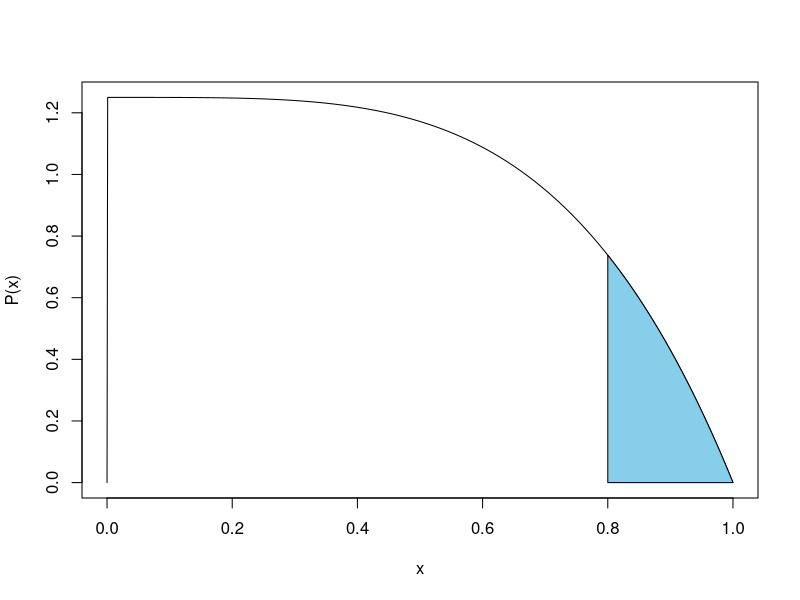
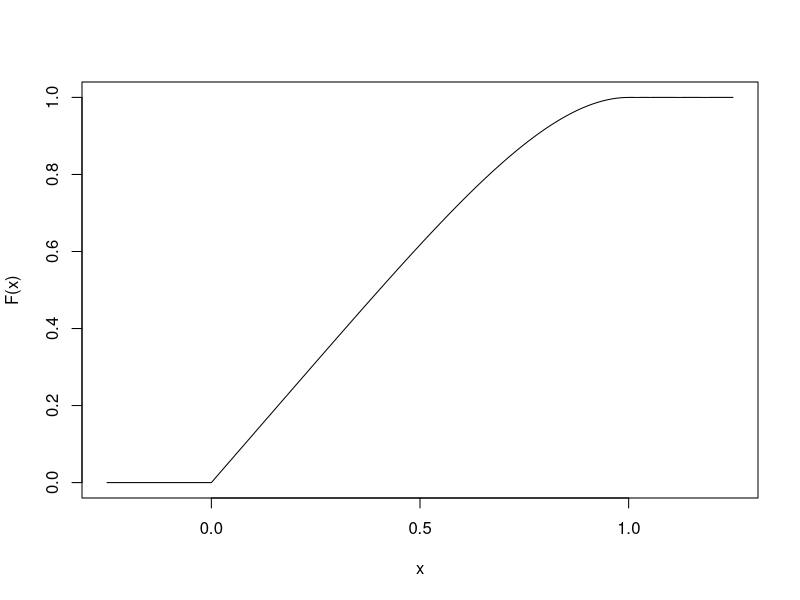
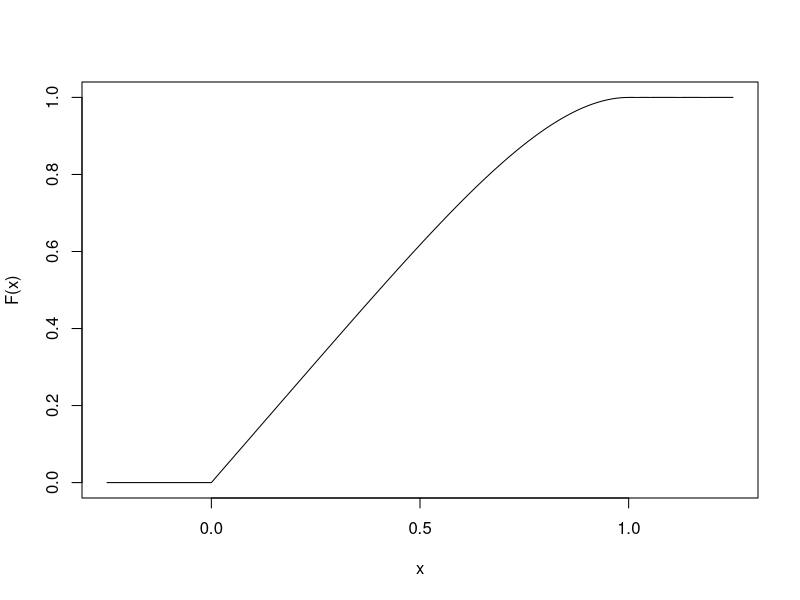
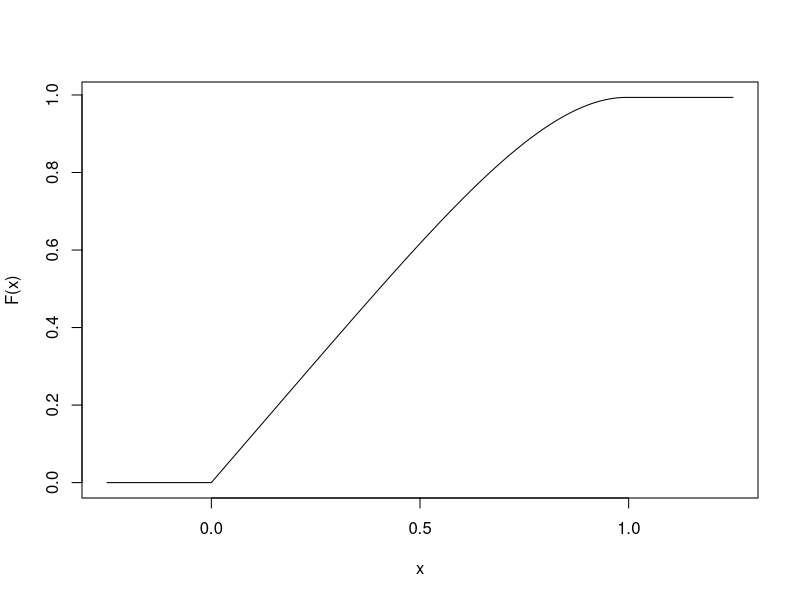
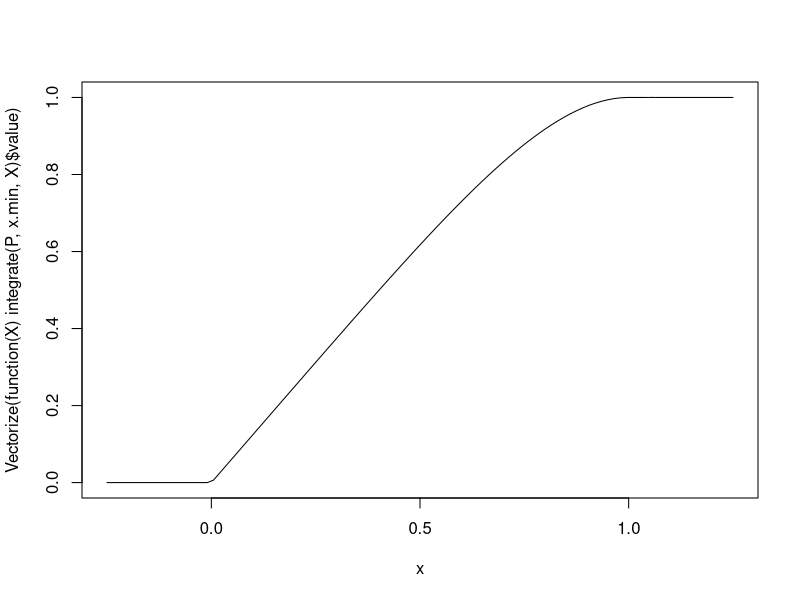

Generate these figures, in order, with R:
## ---- chunk 1
require(dplyr)
outcome1<-9:11
outcome2<-19:21
probspace<-expand.grid(o1=outcome1,o2=outcome2) %>%
  mutate(x=o1+o2,P=1/(length(outcome1)*length(outcome2))) %>% 
  group_by(x) %>%
  summarize(P=sum(P))
probspace
## ---- chunk 2
require(dplyr)
y<-c(0:5)
P<-c(.09,.22,.26,.20,.12,.11)
probspace<-data.frame(y,P)
probspace
## ---- chunk 3
df<-data.frame(lifetime=c("[0-100]","(100-500]","(500-inf]"),P=c(.1,.5,.4))
df
.1+.5
## ---- chunk 4
P<-function(x) {
  ifelse (x > 0 & x < 1,
    1.25 * (1-x**4),
    0.0)
}
curve(P, 0,1,n=1000)
x.min <- 0.8
x.max <- 1.0
resolution <- 0.01
cord.x <- c(x.min,seq(x.min,x.max,resolution),x.max) 
cord.y <- c(0,P(seq(x.min,x.max,resolution)),0) 
polygon(cord.x,cord.y,col='skyblue')
integrate(P,0.8,Inf)
## ---- chunk 5
x.min<- -0.25
x.max<- 1.25
resolution<- 0.01
xlist<-seq(x.min,x.max,resolution)
ylist<-numeric()
for (x in xlist) {
  ylist<-append(ylist,integrate(P,x.min,x)$value)
}
plot(xlist,ylist,type="l",xlab = "x",ylab="F(x)")
## ---- chunk 6
df<-data.frame(xlist,ylist)
plot(df,type="l",xlab = "x",ylab="F(x)")
## ---- chunk 7
ylist<-cumsum(P(seq(x.min,x.max,by=resolution))*resolution )
df<-data.frame(xlist,ylist)
plot(df,type="l",xlab = "x",ylab="F(x)")
## ---- chunk 8
plot(Vectorize(function(X)integrate(P,x.min,X)$value),x.min,x.max)
## ---- chunk 9
xP<-function(x){
  x*P(x)
}
mux<-integrate(xP,-Inf,Inf)$value
mux

x2P<-function(x){
  (x**2)*P(x)
}
variance<-integrate(x2P,-Inf,Inf)$value - mux**2
variance

